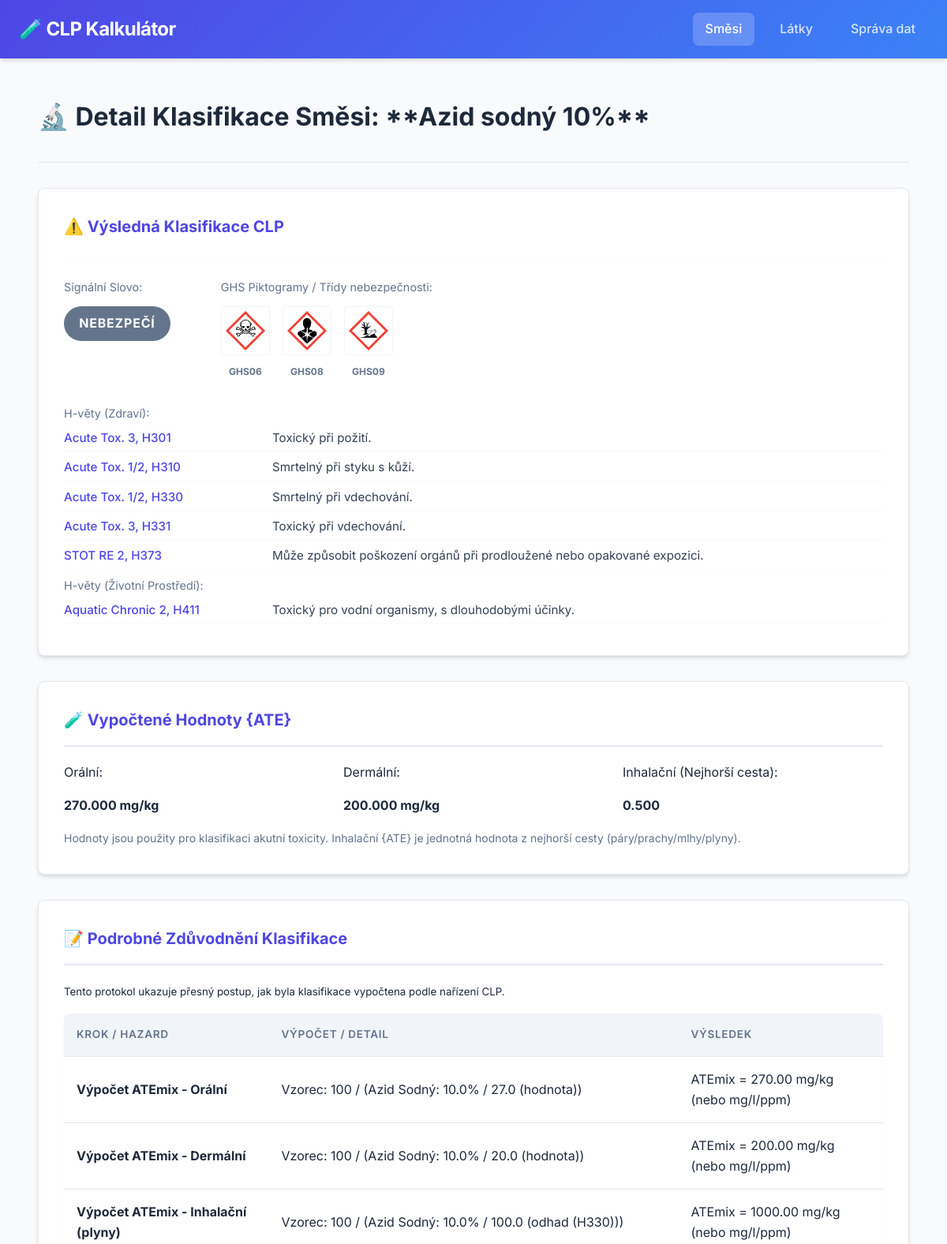
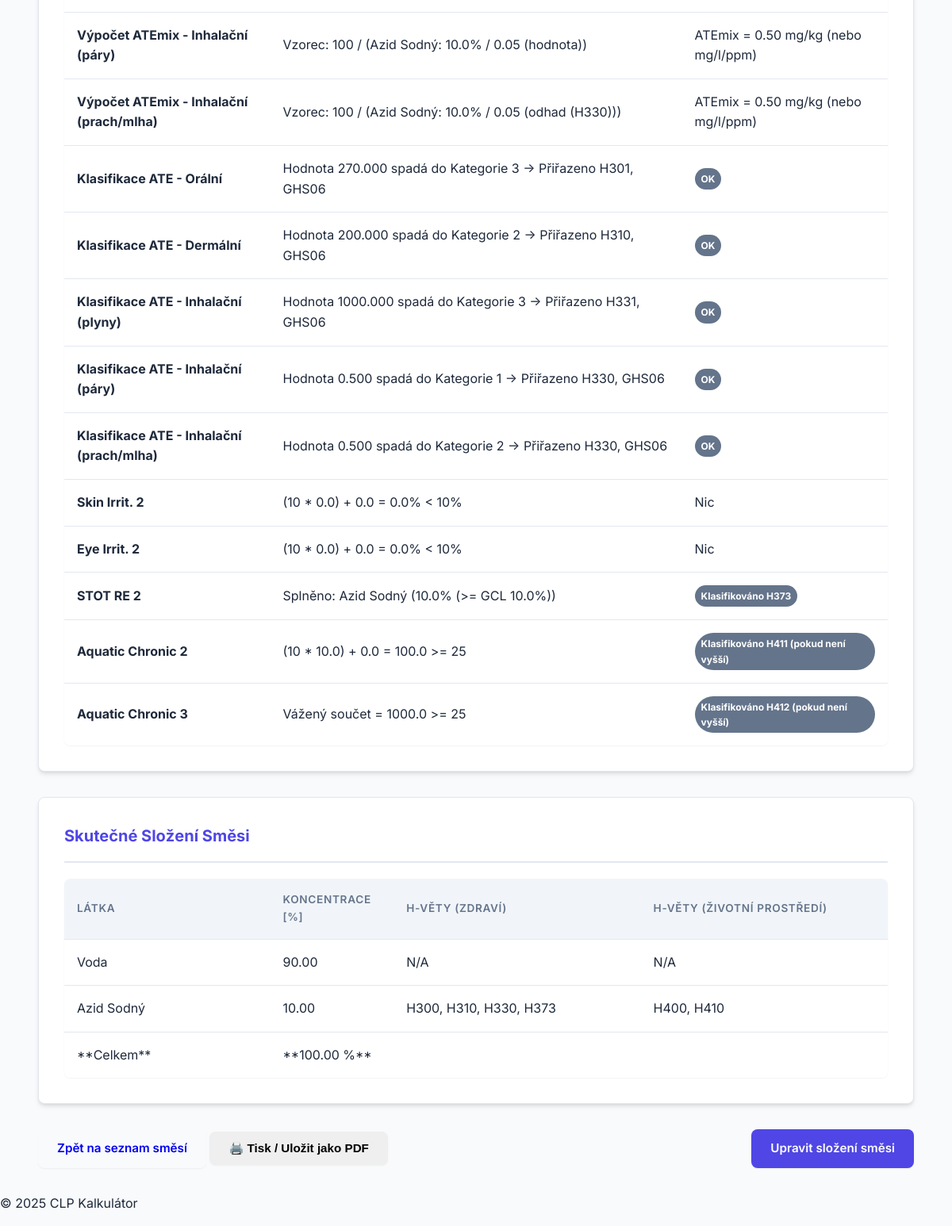
The page /mixture/6 on the database its author committed (2 pictures, top to bottom).
### app/models/mixture.py (models this page shows, shortened)
class Mixture(db.Model):
    __tablename__ = 'mixture'
    id = db.Column(db.Integer, primary_key=True)
    name = db.Column(db.String(100), nullable=False, unique=True)
    created_date = db.Column(db.DateTime, default=db.func.now())
    updated_at = db.Column(db.DateTime, default=db.func.now(), onupdate=db.func.now())
    final_health_hazards = db.Column(db.Text, nullable=True)
    final_environmental_hazards = db.Column(db.Text, nullable=True)
    final_ghs_codes = db.Column(db.String(100), nullable=True)
    final_atemix_oral = db.Column(db.Float, nullable=True)
    final_atemix_dermal = db.Column(db.Float, nullable=True)
    final_atemix_inhalation = db.Column(db.Float, nullable=True)
    final_signal_word = db.Column(db.String(50), nullable=True)
    classification_log = db.Column(db.JSON, nullable=True)
    components = db.relationship('MixtureComponent', back_populates='mixture', lazy=True, cascade="all, delete-orphan")

### app/models/substance.py (models this page shows, shortened)
class Substance(db.Model):
    __tablename__ = 'substance'
    id = db.Column(db.Integer, primary_key=True)
    name = db.Column(db.String(100), nullable=False, unique=True)
    cas_number = db.Column(db.String(20), nullable=True)
    ghs_codes = db.Column(db.String(100), nullable=True) # Piktogramy
    health_h_phrases = db.Column(db.Text, nullable=True)
    env_h_phrases = db.Column(db.Text, nullable=True)
    created_at = db.Column(db.DateTime, default=db.func.now())
    updated_at = db.Column(db.DateTime, default=db.func.now(), onupdate=db.func.now())
    ate_oral = db.Column(db.Float, nullable=True)
    ate_dermal = db.Column(db.Float, nullable=True)
    ate_inhalation_vapours = db.Column(db.Float, nullable=True)
    ate_inhalation_dusts_mists = db.Column(db.Float, nullable=True)
    ate_inhalation_gases = db.Column(db.Float, nullable=True)
    m_factor_acute = db.Column(db.Integer, default=1)
    m_factor_chronic = db.Column(db.Integer, default=1)
    scl_limits = db.Column(db.Text, nullable=True)
    components = db.relationship('MixtureComponent', back_populates='substance', lazy=True, cascade="all, delete-orphan")

### app/models/component.py (models this page shows, shortened)
class MixtureComponent(db.Model):
    __tablename__ = 'mixture_component'
    id = db.Column(db.Integer, primary_key=True)
    mixture_id = db.Column(db.Integer, db.ForeignKey('mixture.id'), nullable=False)
    substance_id = db.Column(db.Integer, db.ForeignKey('substance.id'), nullable=False)
    concentration = db.Column(db.Float, nullable=False)
    mixture = db.relationship('Mixture', back_populates='components')
    substance = db.relationship('Substance', back_populates='components')
    __table_args__ = (db.UniqueConstraint('mixture_id', 'substance_id', name='_mixture_substance_uc'),)

### app/routes/mixtures.py (the view)
@mixtures_bp.route('/mixture/<int:mixture_id>')
def detail(mixture_id):
    mixture = db.get_or_404(Mixture, mixture_id)
    comp_details = []
    total = 0.0
    for comp in mixture.components:
        comp_details.append({
            'substance_name': comp.substance.name,
            'concentration': comp.concentration,
            'hazards': comp.substance.health_h_phrases,
            'env_hazards': comp.substance.env_h_phrases,
        })
        total += comp.concentration
    return render_template('mixture_detail.html', mixture=mixture, components=comp_details,
                           total_concentration=total, h_phrases_display=H_PHRASES_DISPLAY, active_tab='mixtures')

### templates/mixture_detail.html (shortened to what this page needs)
{% extends "base.html" %}
{% block content %}
<div class="container mt-5">
    <h1 class="no-print">🔬 Detail Klasifikace Směsi: **{{ mixture.name }}**</h1>
    <hr class="no-print">
    <div class="row">
        <div class="col-md-6">
            <div class="form-card mb-4">
                <h3 style="border-bottom: none; margin-bottom: 0.5rem;">⚠️ Výsledná Klasifikace CLP</h3>
                <hr style="margin: 0 0 1.5rem 0; opacity: 0.1;">
                <div class="d-flex" style="gap: 4rem; margin-bottom: 2rem; flex-wrap: wrap;">
                    <div class="detail-group">
                        <label
                            style="display: block; margin-bottom: 0.8rem; font-size: 0.9rem; color: #64748b;">Signální
                            Slovo:</label>
                        <div>
                            {% if mixture.final_signal_word == 'NEBEZPEČÍ' %}
                            <span class="badge"
                                style="background-color: #64748b; font-size: 1rem; padding: 0.6rem 1.2rem; border-radius: 50px; text-transform: uppercase; letter-spacing: 0.05em;">NEBEZPEČÍ</span>
                            {% elif mixture.final_signal_word == 'VAROVÁNÍ' %}
                            <span class="badge"
                                style="background-color: #f59e0b; font-size: 1rem; padding: 0.6rem 1.2rem; border-radius: 50px; text-transform: uppercase; letter-spacing: 0.05em;">VAROVÁNÍ</span>
                            {% else %}
                            <span class="badge"
                                style="background-color: #10b981; font-size: 1rem; padding: 0.6rem 1.2rem; border-radius: 50px;">Neklasifikováno</span>
                            {% endif %}
                        </div>
                    </div>
                    <div class="detail-group">
                        <label style="display: block; margin-bottom: 0.8rem; font-size: 0.9rem; color: #64748b;">GHS
                            Piktogramy / Třídy nebezpečnosti:</label>
                        <div class="ghs-pictograms-container" style="gap: 1rem; margin-top: 0;">
                            {% if mixture.final_ghs_codes %}
                            {% for code in mixture.final_ghs_codes.split(', ') %}
                            <div class="ghs-item-box">
                                <img src="{{ url_for('static', filename='GHS_Symbols/' + code + '.gif') }}"
                                    alt="{{ code }}" class="ghs-pictogram-img"
                                    style="width: 50px; height: 50px; border: 1px solid #f1f5f9; padding: 5px;"
                                    onerror="this.style.display='none'">
                                <span class="ghs-code-label"
                                    style="font-size: 0.75rem; color: #64748b; margin-top: 0.2rem;">{{ code }}</span>
                            </div>
                            {% endfor %}
                            {% else %}
                            <p>N/A</p>
                            {% endif %}
                        </div>
                    </div>
                </div>
                <div class="detail-group mb-4">
                    <label style="color: #64748b; font-size: 0.9rem; margin-bottom: 0.5rem; display: block;">H-věty
                        (Zdraví):</label>
                    {% if mixture.final_health_hazards %}
                    <div class="detail-list">
                        {% for phrase in mixture.final_health_hazards.split(', ') %}
                        {% set val = h_phrases_display.get(phrase.strip()) %}
                        {% if val and val is iterable and val is not string %}
                        <div class="h-phrase-row" style="gap: 4rem; border-bottom: 1px solid #f8fafc;">
                            <span class="h-phrase-tag" style="flex: 0 0 200px; font-weight: 500; font-size: 0.95rem;">{{
                                val[0] }}</span>
                            <span class="h-phrase-text" style="font-size: 0.95rem; color: #334155;">{{ val[1] }}</span>
                        </div>
                        {% else %}
                        <div class="h-phrase-row">{{ val or phrase }}</div>
                        {% endif %}
                        {% endfor %}
                    </div>
                    {% else %}
                    <p style="color: #94a3b8;">N/A</p>
                    {% endif %}
                </div>
                <div class="detail-group">
                    <label style="color: #64748b; font-size: 0.9rem; margin-bottom: 0.5rem; display: block;">H-věty
                        (Životní Prostředí):</label>
                    {% if mixture.final_environmental_hazards %}
                    <div class="detail-list">
                        {% for phrase in mixture.final_environmental_hazards.split(', ') %}
                        {% set val = h_phrases_display.get(phrase.strip()) %}
                        {% if val and val is iterable and val is not string %}
                        <div class="h-phrase-row" style="gap: 4rem; border-bottom: 1px solid #f8fafc;">
                            <span class="h-phrase-tag" style="flex: 0 0 200px; font-weight: 500; font-size: 0.95rem;">{{
                                val[0] }}</span>
                            <span class="h-phrase-text" style="font-size: 0.95rem; color: #334155;">{{ val[1] }}</span>
                        </div>
                        {% else %}
                        <div class="h-phrase-row">{{ val or phrase }}</div>
                        {% endif %}
                        {% endfor %}
                    </div>
                    {% else %}
                    <p style="color: #94a3b8;">N/A</p>
                    {% endif %}
                </div>
            </div>
        </div>
        <div class="col-md-6">
            <div class="form-card mb-4">
                <h3>🧪 Vypočtené Hodnoty {ATE}</h3>
                {% if mixture.final_atemix_oral or mixture.final_atemix_dermal or mixture.final_atemix_inhalation %}
                <div class="group-grid">
                    <div class="detail-group">
                        <label>Orální:</label>
                        <p>
                            <strong>
                                {% if mixture.final_atemix_oral is not none %}
                                {{ "%.3f" | format(mixture.final_atemix_oral) }} mg/kg
                                {% else %}
                                N/A
                                {% endif %}
                            </strong>
                        </p>
                    </div>
                    <div class="detail-group">
                        <label>Dermální:</label>
                        <p>
                            <strong>
                                {% if mixture.final_atemix_dermal is not none %}
                                {{ "%.3f" | format(mixture.final_atemix_dermal) }} mg/kg
                                {% else %}
                                N/A
                                {% endif %}
                            </strong>
                        </p>
                    </div>
                    <div class="detail-group">
                        <label>Inhalační (Nejhorší cesta):</label>
                        <p>
                            <strong>
                                {% if mixture.final_atemix_inhalation is not none %}
                                {{ "%.3f" | format(mixture.final_atemix_inhalation) }}
                                {% else %}
                                N/A
                                {% endif %}
                            </strong>
                        </p>
                    </div>
                </div>
                <small class="hint mt-2">Hodnoty jsou použity pro klasifikaci akutní toxicity. Inhalační
                    {ATE} je jednotná hodnota z nejhorší cesty (páry/prachy/mlhy/plyny).</small>
                {% else %}
                <p class="alert alert-info">Hodnoty ATE nebyly vypočteny (pravděpodobně chybí data
                    ATE ve složkách).</p>
                {% endif %}
            </div>
        </div>
    </div>
    {% if mixture.classification_log %}
    <div class="form-card mb-4 print-visible">
        <h3>📝 Podrobné Zdůvodnění Klasifikace</h3>
        <p class="text-muted mb-3"><small>Tento protokol ukazuje přesný postup, jak byla klasifikace vypočtena podle
                nařízení CLP.</small></p>
        <div class="table-responsive">
            <table class="data-list table-sm">
                <thead class="table-light">
                    <tr>
                        <th style="width: 25%;">Krok / Hazard</th>
                        <th style="width: 50%;">Výpočet / Detail</th>
                        <th style="width: 25%;">Výsledek</th>
                    </tr>
                </thead>
                <tbody>
                    {% for entry in mixture.classification_log %}
                    <tr>
                        <td><strong>{{ entry.step }}</strong></td>
                        <td><span class="text-monospace">{{ entry.detail }}</span></td>
                        <td>
                            {% if "Klasifikováno" in entry.result or "OK" in entry.result %}
                            {% if "Klasifikováno" in entry.result %}
                            <span class="badge badge-danger">{{ entry.result }}</span>
                            {% else %}
                            <span class="badge badge-info">{{ entry.result }}</span>
                            {% endif %}
                            {% else %}
                            <span class="text-muted">{{ entry.result }}</span>
                            {% endif %}
                        </td>
                    </tr>
                    {% endfor %}
                </tbody>
            </table>
        </div>
    </div>
    {% endif %}
    <div class="form-card mb-4">
        <h3>Skutečné Složení Směsi</h3>
        <div class="table-responsive">
            <table class="data-list">
                <thead class="table-secondary">
                    <tr>
                        <th style="width: 25%;">Látka</th>
                        <th style="width: 15%;">Koncentrace [%]</th>
                        <th style="width: 30%;">H-věty (Zdraví)</th>
                        <th style="width: 30%;">H-věty (Životní Prostředí)</th>
                    </tr>
                </thead>
                <tbody>
                    {% for component in components %}
                    <tr>
                        <td>{{ component.substance_name }}</td>
                        <td>{{ "%.2f" | format(component.concentration) }}</td>
                        <td>{{ component.hazards if component.hazards else 'N/A' }}</td>
                        <td>{{ component.env_hazards if component.env_hazards else 'N/A' }}</td>
                    </tr>
                    {% endfor %}
                    <tr class="table-total">
                        <td>**Celkem**</td>
                        <td>**{{ "%.2f" | format(total_concentration) }} %**</td>
                        <td></td>
                        <td></td>
                    </tr>
                </tbody>
            </table>
        </div>
    </div>
    <div class="d-flex justify-content-between mt-4 no-print">
        <div>
            <a href="{{ url_for('mixtures.index') }}" class="button">Zpět na seznam směsí</a>
            <button onclick="window.print()" class="button button-secondary ml-2">🖨️ Tisk / Uložit jako PDF</button>
        </div>
        <a href="{{ url_for('mixtures.edit', mixture_id=mixture.id) }}" class="button button-primary">Upravit složení
            směsi</a>
    </div>
</div>
{% endblock %}

### templates/base.html (shortened to what this page needs)
<!DOCTYPE html>
<html lang="cs">
<head>
    <link rel="stylesheet" href="{{ url_for('static', filename='style.css') }}">
</head>
<body>
    <header class="header">
        <div class="header-content">
            <h1>🧪 CLP Kalkulátor</h1>
            <nav class="tabs">
                <a href="{{ url_for('mixtures.index') }}"
                    class="tab {% if active_tab == 'mixtures' %}active{% endif %}">Směsi</a>
                <a href="{{ url_for('substances.index') }}"
                    class="tab {% if active_tab == 'substances' %}active{% endif %}">Látky</a>
                <a href="{{ url_for('data.management') }}"
                    class="tab {% if active_tab == 'data_management' %}active{% endif %}">Správa dat</a>
            </nav>
        </div>
    </header>
    <main class="container">
        {% block content %}
        {% endblock %}
    </main>
    <footer class="footer">
        <p>&copy; 2025 CLP Kalkulátor</p>
    </footer>
</body>
</html>

### rows shown on the page
Mixture: name "Azid sodný 10%", val "Aquatic Chronic 2, H411", val "Toxický pro vodní organismy, s dlouhodobými účinky.", final_atemix_oral "270.000", final_atemix_dermal "200.000", final_atemix_inhalation "0.500"
Substance: substance_name "Voda"
MixtureComponent: concentration "90.00"
Substance: substance_name "Azid Sodný", health_h_phrases "H300, H310, H330, H373", env_h_phrases "H400, H410"
MixtureComponent: concentration "10.00"

### other values the page prints
{{ code }} "GHS06" "GHS08" "GHS09"
{{ val[0] }} "Acute Tox. 3, H301" "Acute Tox. 1/2, H310" "Acute Tox. 1/2, H330" "Acute Tox. 3, H331" "STOT RE 2, H373"
{{ val[1] }} "Toxický při požití." "Smrtelný při styku s kůží." "Smrtelný při vdechování." "Toxický při vdechování." "Může způsobit poškození orgánů při prodloužené nebo opakované expozici."
{{ entry.step }} "Výpočet ATEmix - Orální" "Výpočet ATEmix - Dermální" "Výpočet ATEmix - Inhalační (plyny)" "Výpočet ATEmix - Inhalační (páry)" "Výpočet ATEmix - Inhalační (prach/mlha)" "Klasifikace ATE - Orální" "Klasifikace ATE - Dermální" "Klasifikace ATE - Inhalační (plyny)" "Klasifikace ATE - Inhalační (páry)" "Klasifikace ATE - Inhalační (prach/mlha)" "Skin Irrit. 2" "Eye Irrit. 2" "STOT RE 2" "Aquatic Chronic 2" "Aquatic Chronic 3"
{{ entry.detail }} "Vzorec: 100 / (Azid Sodný: 10.0% / 27.0 (hodnota))" "Vzorec: 100 / (Azid Sodný: 10.0% / 20.0 (hodnota))" "Vzorec: 100 / (Azid Sodný: 10.0% / 100.0 (odhad (H330)))" "Vzorec: 100 / (Azid Sodný: 10.0% / 0.05 (hodnota))" "Vzorec: 100 / (Azid Sodný: 10.0% / 0.05 (odhad (H330)))" "Hodnota 270.000 spadá do Kategorie 3 -> Přiřazeno H301, GHS06" "Hodnota 200.000 spadá do Kategorie 2 -> Přiřazeno H310, GHS06" "Hodnota 1000.000 spadá do Kategorie 3 -> Přiřazeno H331, GHS06" "Hodnota 0.500 spadá do Kategorie 1 -> Přiřazeno H330, GHS06" "Hodnota 0.500 spadá do Kategorie 2 -> Přiřazeno H330, GHS06" "(10 * 0.0) + 0.0 = 0.0% < 10%" "(10 * 0.0) + 0.0 = 0.0% < 10%" "Splněno: Azid Sodný (10.0% (>= GCL 10.0%))" "(10 * 10.0) + 0.0 = 100.0 >= 25" "Vážený součet = 1000.0 >= 25"
{{ entry.result }} "ATEmix = 270.00 mg/kg (nebo mg/l/ppm)" "ATEmix = 200.00 mg/kg (nebo mg/l/ppm)" "ATEmix = 1000.00 mg/kg (nebo mg/l/ppm)" "ATEmix = 0.50 mg/kg (nebo mg/l/ppm)" "ATEmix = 0.50 mg/kg (nebo mg/l/ppm)" "Nic" "Nic"
{{ entry.result }} "OK" "OK" "OK" "OK" "OK"
{{ entry.result }} "Klasifikováno H373" "Klasifikováno H411 (pokud není vyšší)" "Klasifikováno H412 (pokud není vyšší)"
{{ component.hazards if component.hazards else 'N/A' }} "N/A"
{{ component.env_hazards if component.env_hazards else 'N/A' }} "N/A"
{{ "%.2f" | format(total_concentration) }} "100.00"
